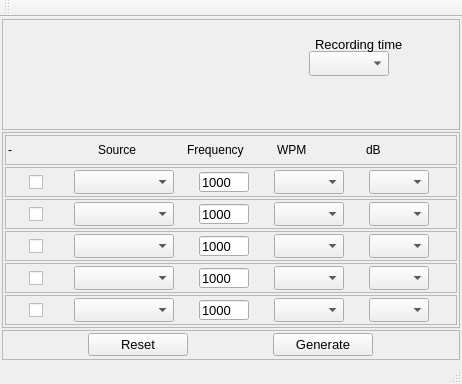
<?xml version="1.0" encoding="UTF-8"?>
<ui version="4.0">
 <class>MainWindow</class>
 <widget class="QMainWindow" name="MainWindow">
  <property name="geometry">
   <rect>
    <x>0</x>
    <y>0</y>
    <width>462</width>
    <height>384</height>
   </rect>
  </property>
  <property name="windowTitle">
   <string>MainWindow</string>
  </property>
  <widget class="QWidget" name="centralWidget">
   <layout class="QVBoxLayout" name="verticalLayout_2">
    <property name="spacing">
     <number>2</number>
    </property>
    <property name="leftMargin">
     <number>2</number>
    </property>
    <property name="topMargin">
     <number>2</number>
    </property>
    <property name="rightMargin">
     <number>2</number>
    </property>
    <property name="bottomMargin">
     <number>2</number>
    </property>
    <item>
     <widget class="QFrame" name="frame">
      <property name="frameShape">
       <enum>QFrame::StyledPanel</enum>
      </property>
      <property name="frameShadow">
       <enum>QFrame::Raised</enum>
      </property>
      <widget class="QComboBox" name="timeBox">
       <property name="geometry">
        <rect>
         <x>307</x>
         <y>32</y>
         <width>80</width>
         <height>25</height>
        </rect>
       </property>
       <property name="maximumSize">
        <size>
         <width>16777215</width>
         <height>25</height>
        </size>
       </property>
       <property name="font">
        <font>
         <pointsize>10</pointsize>
        </font>
       </property>
      </widget>
      <widget class="QLabel" name="label_6">
       <property name="geometry">
        <rect>
         <x>313</x>
         <y>17</y>
         <width>87</width>
         <height>16</height>
        </rect>
       </property>
       <property name="font">
        <font>
         <pointsize>10</pointsize>
        </font>
       </property>
       <property name="text">
        <string>Recording time</string>
       </property>
      </widget>
     </widget>
    </item>
    <item>
     <widget class="QFrame" name="frame_2">
      <property name="frameShape">
       <enum>QFrame::StyledPanel</enum>
      </property>
      <property name="frameShadow">
       <enum>QFrame::Raised</enum>
      </property>
      <layout class="QVBoxLayout" name="verticalLayout">
       <property name="spacing">
        <number>2</number>
       </property>
       <property name="leftMargin">
        <number>2</number>
       </property>
       <property name="topMargin">
        <number>2</number>
       </property>
       <property name="rightMargin">
        <number>2</number>
       </property>
       <property name="bottomMargin">
        <number>2</number>
       </property>
       <item>
        <widget class="QFrame" name="frame_3">
         <property name="minimumSize">
          <size>
           <width>0</width>
           <height>30</height>
          </size>
         </property>
         <property name="maximumSize">
          <size>
           <width>16777215</width>
           <height>30</height>
          </size>
         </property>
         <property name="frameShape">
          <enum>QFrame::StyledPanel</enum>
         </property>
         <property name="frameShadow">
          <enum>QFrame::Raised</enum>
         </property>
         <layout class="QHBoxLayout" name="horizontalLayout_6">
          <property name="spacing">
           <number>2</number>
          </property>
          <property name="leftMargin">
           <number>2</number>
          </property>
          <property name="topMargin">
           <number>2</number>
          </property>
          <property name="rightMargin">
           <number>2</number>
          </property>
          <property name="bottomMargin">
           <number>2</number>
          </property>
          <item>
           <widget class="QLabel" name="label">
            <property name="text">
             <string>-</string>
            </property>
           </widget>
          </item>
          <item>
           <widget class="QLabel" name="label_5">
            <property name="text">
             <string>Source</string>
            </property>
           </widget>
          </item>
          <item>
           <widget class="QLabel" name="label_2">
            <property name="text">
             <string>Frequency</string>
            </property>
           </widget>
          </item>
          <item>
           <widget class="QLabel" name="label_3">
            <property name="text">
             <string>WPM</string>
            </property>
           </widget>
          </item>
          <item>
           <widget class="QLabel" name="label_4">
            <property name="text">
             <string>dB</string>
            </property>
           </widget>
          </item>
         </layout>
        </widget>
       </item>
       <item>
        <widget class="QFrame" name="frame_4">
         <property name="minimumSize">
          <size>
           <width>0</width>
           <height>30</height>
          </size>
         </property>
         <property name="maximumSize">
          <size>
           <width>16777215</width>
           <height>30</height>
          </size>
         </property>
         <property name="frameShape">
          <enum>QFrame::StyledPanel</enum>
         </property>
         <property name="frameShadow">
          <enum>QFrame::Raised</enum>
         </property>
         <layout class="QHBoxLayout" name="horizontalLayout">
          <property name="spacing">
           <number>2</number>
          </property>
          <property name="leftMargin">
           <number>0</number>
          </property>
          <property name="topMargin">
           <number>2</number>
          </property>
          <property name="rightMargin">
           <number>0</number>
          </property>
          <property name="bottomMargin">
           <number>2</number>
          </property>
          <item>
           <widget class="QCheckBox" name="enabledBox_1">
            <property name="minimumSize">
             <size>
              <width>0</width>
              <height>20</height>
             </size>
            </property>
            <property name="maximumSize">
             <size>
              <width>20</width>
              <height>20</height>
             </size>
            </property>
            <property name="text">
             <string/>
            </property>
           </widget>
          </item>
          <item>
           <widget class="QComboBox" name="sourceBox_1">
            <property name="minimumSize">
             <size>
              <width>0</width>
              <height>20</height>
             </size>
            </property>
            <property name="maximumSize">
             <size>
              <width>100</width>
              <height>25</height>
             </size>
            </property>
            <property name="font">
             <font>
              <pointsize>10</pointsize>
             </font>
            </property>
           </widget>
          </item>
          <item>
           <widget class="QLineEdit" name="freqencyEdit_1">
            <property name="minimumSize">
             <size>
              <width>0</width>
              <height>20</height>
             </size>
            </property>
            <property name="maximumSize">
             <size>
              <width>50</width>
              <height>20</height>
             </size>
            </property>
            <property name="font">
             <font>
              <pointsize>10</pointsize>
             </font>
            </property>
            <property name="text">
             <string>1000</string>
            </property>
           </widget>
          </item>
          <item>
           <widget class="QComboBox" name="wpmBox_1">
            <property name="minimumSize">
             <size>
              <width>0</width>
              <height>20</height>
             </size>
            </property>
            <property name="maximumSize">
             <size>
              <width>70</width>
              <height>25</height>
             </size>
            </property>
            <property name="font">
             <font>
              <pointsize>10</pointsize>
             </font>
            </property>
           </widget>
          </item>
          <item>
           <widget class="QComboBox" name="dbBox_1">
            <property name="minimumSize">
             <size>
              <width>0</width>
              <height>20</height>
             </size>
            </property>
            <property name="maximumSize">
             <size>
              <width>60</width>
              <height>25</height>
             </size>
            </property>
            <property name="font">
             <font>
              <pointsize>10</pointsize>
             </font>
            </property>
           </widget>
          </item>
         </layout>
        </widget>
       </item>
       <item>
        <widget class="QFrame" name="frame_5">
         <property name="minimumSize">
          <size>
           <width>0</width>
           <height>30</height>
          </size>
         </property>
         <property name="maximumSize">
          <size>
           <width>16777215</width>
           <height>30</height>
          </size>
         </property>
         <property name="frameShape">
          <enum>QFrame::StyledPanel</enum>
         </property>
         <property name="frameShadow">
          <enum>QFrame::Raised</enum>
         </property>
         <layout class="QHBoxLayout" name="horizontalLayout_2">
          <property name="spacing">
           <number>2</number>
          </property>
          <property name="leftMargin">
           <number>0</number>
          </property>
          <property name="topMargin">
           <number>2</number>
          </property>
          <property name="rightMargin">
           <number>0</number>
          </property>
          <property name="bottomMargin">
           <number>2</number>
          </property>
          <item>
           <widget class="QCheckBox" name="enabledBox_2">
            <property name="minimumSize">
             <size>
              <width>0</width>
              <height>20</height>
             </size>
            </property>
            <property name="maximumSize">
             <size>
              <width>20</width>
              <height>20</height>
             </size>
            </property>
            <property name="text">
             <string/>
            </property>
           </widget>
          </item>
          <item>
           <widget class="QComboBox" name="sourceBox_2">
            <property name="minimumSize">
             <size>
              <width>0</width>
              <height>20</height>
             </size>
            </property>
            <property name="maximumSize">
             <size>
              <width>100</width>
              <height>25</height>
             </size>
            </property>
            <property name="font">
             <font>
              <pointsize>10</pointsize>
             </font>
            </property>
           </widget>
          </item>
          <item>
           <widget class="QLineEdit" name="freqencyEdit_2">
            <property name="minimumSize">
             <size>
              <width>0</width>
              <height>20</height>
             </size>
            </property>
            <property name="maximumSize">
             <size>
              <width>50</width>
              <height>20</height>
             </size>
            </property>
            <property name="font">
             <font>
              <pointsize>10</pointsize>
             </font>
            </property>
            <property name="text">
             <string>1000</string>
            </property>
           </widget>
          </item>
          <item>
           <widget class="QComboBox" name="wpmBox_2">
            <property name="minimumSize">
             <size>
              <width>0</width>
              <height>20</height>
             </size>
            </property>
            <property name="maximumSize">
             <size>
              <width>70</width>
              <height>25</height>
             </size>
            </property>
            <property name="font">
             <font>
              <pointsize>10</pointsize>
             </font>
            </property>
           </widget>
          </item>
          <item>
           <widget class="QComboBox" name="dbBox_2">
            <property name="minimumSize">
             <size>
              <width>0</width>
              <height>20</height>
             </size>
            </property>
            <property name="maximumSize">
             <size>
              <width>60</width>
              <height>25</height>
             </size>
            </property>
            <property name="font">
             <font>
              <pointsize>10</pointsize>
             </font>
            </property>
           </widget>
          </item>
         </layout>
        </widget>
       </item>
       <item>
        <widget class="QFrame" name="frame_6">
         <property name="minimumSize">
          <size>
           <width>0</width>
           <height>30</height>
          </size>
         </property>
         <property name="maximumSize">
          <size>
           <width>16777215</width>
           <height>30</height>
          </size>
         </property>
         <property name="frameShape">
          <enum>QFrame::StyledPanel</enum>
         </property>
         <property name="frameShadow">
          <enum>QFrame::Raised</enum>
         </property>
         <layout class="QHBoxLayout" name="horizontalLayout_3">
          <property name="spacing">
           <number>2</number>
          </property>
          <property name="leftMargin">
           <number>0</number>
          </property>
          <property name="topMargin">
           <number>2</number>
          </property>
          <property name="rightMargin">
           <number>0</number>
          </property>
          <property name="bottomMargin">
           <number>2</number>
          </property>
          <item>
           <widget class="QCheckBox" name="enabledBox_3">
            <property name="minimumSize">
             <size>
              <width>0</width>
              <height>20</height>
             </size>
            </property>
            <property name="maximumSize">
             <size>
              <width>20</width>
              <height>20</height>
             </size>
            </property>
            <property name="text">
             <string/>
            </property>
           </widget>
          </item>
          <item>
           <widget class="QComboBox" name="sourceBox_3">
            <property name="minimumSize">
             <size>
              <width>0</width>
              <height>20</height>
             </size>
            </property>
            <property name="maximumSize">
             <size>
              <width>100</width>
              <height>25</height>
             </size>
            </property>
            <property name="font">
             <font>
              <pointsize>10</pointsize>
             </font>
            </property>
           </widget>
          </item>
          <item>
           <widget class="QLineEdit" name="freqencyEdit_3">
            <property name="minimumSize">
             <size>
              <width>0</width>
              <height>20</height>
             </size>
            </property>
            <property name="maximumSize">
             <size>
              <width>50</width>
              <height>20</height>
             </size>
            </property>
            <property name="font">
             <font>
              <pointsize>10</pointsize>
             </font>
            </property>
            <property name="text">
             <string>1000</string>
            </property>
           </widget>
          </item>
          <item>
           <widget class="QComboBox" name="wpmBox_3">
            <property name="minimumSize">
             <size>
              <width>0</width>
              <height>20</height>
             </size>
            </property>
            <property name="maximumSize">
             <size>
              <width>70</width>
              <height>25</height>
             </size>
            </property>
            <property name="font">
             <font>
              <pointsize>10</pointsize>
             </font>
            </property>
           </widget>
          </item>
          <item>
           <widget class="QComboBox" name="dbBox_3">
            <property name="minimumSize">
             <size>
              <width>0</width>
              <height>20</height>
             </size>
            </property>
            <property name="maximumSize">
             <size>
              <width>60</width>
              <height>25</height>
             </size>
            </property>
            <property name="font">
             <font>
              <pointsize>10</pointsize>
             </font>
            </property>
           </widget>
          </item>
         </layout>
        </widget>
       </item>
       <item>
        <widget class="QFrame" name="frame_7">
         <property name="minimumSize">
          <size>
           <width>0</width>
           <height>30</height>
          </size>
         </property>
         <property name="maximumSize">
          <size>
           <width>16777215</width>
           <height>30</height>
          </size>
         </property>
         <property name="frameShape">
          <enum>QFrame::StyledPanel</enum>
         </property>
         <property name="frameShadow">
          <enum>QFrame::Raised</enum>
         </property>
         <layout class="QHBoxLayout" name="horizontalLayout_4">
          <property name="spacing">
           <number>2</number>
          </property>
          <property name="leftMargin">
           <number>0</number>
          </property>
          <property name="topMargin">
           <number>2</number>
          </property>
          <property name="rightMargin">
           <number>0</number>
          </property>
          <property name="bottomMargin">
           <number>2</number>
          </property>
          <item>
           <widget class="QCheckBox" name="enabledBox_4">
            <property name="minimumSize">
             <size>
              <width>0</width>
              <height>20</height>
             </size>
            </property>
            <property name="maximumSize">
             <size>
              <width>20</width>
              <height>20</height>
             </size>
            </property>
            <property name="text">
             <string/>
            </property>
           </widget>
          </item>
          <item>
           <widget class="QComboBox" name="sourceBox_4">
            <property name="minimumSize">
             <size>
              <width>0</width>
              <height>20</height>
             </size>
            </property>
            <property name="maximumSize">
             <size>
              <width>100</width>
              <height>25</height>
             </size>
            </property>
            <property name="font">
             <font>
              <pointsize>10</pointsize>
             </font>
            </property>
           </widget>
          </item>
          <item>
           <widget class="QLineEdit" name="freqencyEdit_4">
            <property name="minimumSize">
             <size>
              <width>0</width>
              <height>20</height>
             </size>
            </property>
            <property name="maximumSize">
             <size>
              <width>50</width>
              <height>20</height>
             </size>
            </property>
            <property name="font">
             <font>
              <pointsize>10</pointsize>
             </font>
            </property>
            <property name="text">
             <string>1000</string>
            </property>
           </widget>
          </item>
          <item>
           <widget class="QComboBox" name="wpmBox_4">
            <property name="minimumSize">
             <size>
              <width>0</width>
              <height>20</height>
             </size>
            </property>
            <property name="maximumSize">
             <size>
              <width>70</width>
              <height>25</height>
             </size>
            </property>
            <property name="font">
             <font>
              <pointsize>10</pointsize>
             </font>
            </property>
           </widget>
          </item>
          <item>
           <widget class="QComboBox" name="dbBox_4">
            <property name="minimumSize">
             <size>
              <width>0</width>
              <height>20</height>
             </size>
            </property>
            <property name="maximumSize">
             <size>
              <width>60</width>
              <height>25</height>
             </size>
            </property>
            <property name="font">
             <font>
              <pointsize>10</pointsize>
             </font>
            </property>
           </widget>
          </item>
         </layout>
        </widget>
       </item>
       <item>
        <widget class="QFrame" name="frame_8">
         <property name="minimumSize">
          <size>
           <width>0</width>
           <height>30</height>
          </size>
         </property>
         <property name="maximumSize">
          <size>
           <width>16777215</width>
           <height>30</height>
          </size>
         </property>
         <property name="frameShape">
          <enum>QFrame::StyledPanel</enum>
         </property>
         <property name="frameShadow">
          <enum>QFrame::Raised</enum>
         </property>
         <layout class="QHBoxLayout" name="horizontalLayout_5">
          <property name="spacing">
           <number>2</number>
          </property>
          <property name="leftMargin">
           <number>0</number>
          </property>
          <property name="topMargin">
           <number>2</number>
          </property>
          <property name="rightMargin">
           <number>0</number>
          </property>
          <property name="bottomMargin">
           <number>2</number>
          </property>
          <item>
           <widget class="QCheckBox" name="enabledBox_5">
            <property name="minimumSize">
             <size>
              <width>0</width>
              <height>20</height>
             </size>
            </property>
            <property name="maximumSize">
             <size>
              <width>20</width>
              <height>20</height>
             </size>
            </property>
            <property name="text">
             <string/>
            </property>
           </widget>
          </item>
          <item>
           <widget class="QComboBox" name="sourceBox_5">
            <property name="minimumSize">
             <size>
              <width>0</width>
              <height>20</height>
             </size>
            </property>
            <property name="maximumSize">
             <size>
              <width>100</width>
              <height>25</height>
             </size>
            </property>
            <property name="font">
             <font>
              <pointsize>10</pointsize>
             </font>
            </property>
           </widget>
          </item>
          <item>
           <widget class="QLineEdit" name="freqencyEdit_5">
            <property name="minimumSize">
             <size>
              <width>0</width>
              <height>20</height>
             </size>
            </property>
            <property name="maximumSize">
             <size>
              <width>50</width>
              <height>20</height>
             </size>
            </property>
            <property name="font">
             <font>
              <pointsize>10</pointsize>
             </font>
            </property>
            <property name="text">
             <string>1000</string>
            </property>
           </widget>
          </item>
          <item>
           <widget class="QComboBox" name="wpmBox_5">
            <property name="minimumSize">
             <size>
              <width>0</width>
              <height>20</height>
             </size>
            </property>
            <property name="maximumSize">
             <size>
              <width>70</width>
              <height>25</height>
             </size>
            </property>
            <property name="font">
             <font>
              <pointsize>10</pointsize>
             </font>
            </property>
           </widget>
          </item>
          <item>
           <widget class="QComboBox" name="dbBox_5">
            <property name="minimumSize">
             <size>
              <width>0</width>
              <height>20</height>
             </size>
            </property>
            <property name="maximumSize">
             <size>
              <width>60</width>
              <height>25</height>
             </size>
            </property>
            <property name="font">
             <font>
              <pointsize>10</pointsize>
             </font>
            </property>
           </widget>
          </item>
         </layout>
        </widget>
       </item>
      </layout>
     </widget>
    </item>
    <item>
     <widget class="QFrame" name="frame_9">
      <property name="maximumSize">
       <size>
        <width>16777215</width>
        <height>30</height>
       </size>
      </property>
      <property name="frameShape">
       <enum>QFrame::StyledPanel</enum>
      </property>
      <property name="frameShadow">
       <enum>QFrame::Raised</enum>
      </property>
      <layout class="QHBoxLayout" name="horizontalLayout_7">
       <property name="spacing">
        <number>2</number>
       </property>
       <property name="leftMargin">
        <number>2</number>
       </property>
       <property name="topMargin">
        <number>2</number>
       </property>
       <property name="rightMargin">
        <number>2</number>
       </property>
       <property name="bottomMargin">
        <number>2</number>
       </property>
       <item>
        <widget class="QPushButton" name="resetButton">
         <property name="maximumSize">
          <size>
           <width>100</width>
           <height>16777215</height>
          </size>
         </property>
         <property name="font">
          <font>
           <pointsize>10</pointsize>
          </font>
         </property>
         <property name="text">
          <string>Reset</string>
         </property>
        </widget>
       </item>
       <item>
        <widget class="QPushButton" name="generateButton">
         <property name="maximumSize">
          <size>
           <width>100</width>
           <height>16777215</height>
          </size>
         </property>
         <property name="font">
          <font>
           <pointsize>10</pointsize>
          </font>
         </property>
         <property name="text">
          <string>Generate</string>
         </property>
        </widget>
       </item>
      </layout>
     </widget>
    </item>
   </layout>
  </widget>
  <widget class="QMenuBar" name="menuBar">
   <property name="geometry">
    <rect>
     <x>0</x>
     <y>0</y>
     <width>462</width>
     <height>22</height>
    </rect>
   </property>
  </widget>
  <widget class="QToolBar" name="mainToolBar">
   <attribute name="toolBarArea">
    <enum>TopToolBarArea</enum>
   </attribute>
   <attribute name="toolBarBreak">
    <bool>false</bool>
   </attribute>
  </widget>
  <widget class="QStatusBar" name="statusBar"/>
 </widget>
 <layoutdefault spacing="6" margin="11"/>
 <resources/>
 <connections/>
</ui>
